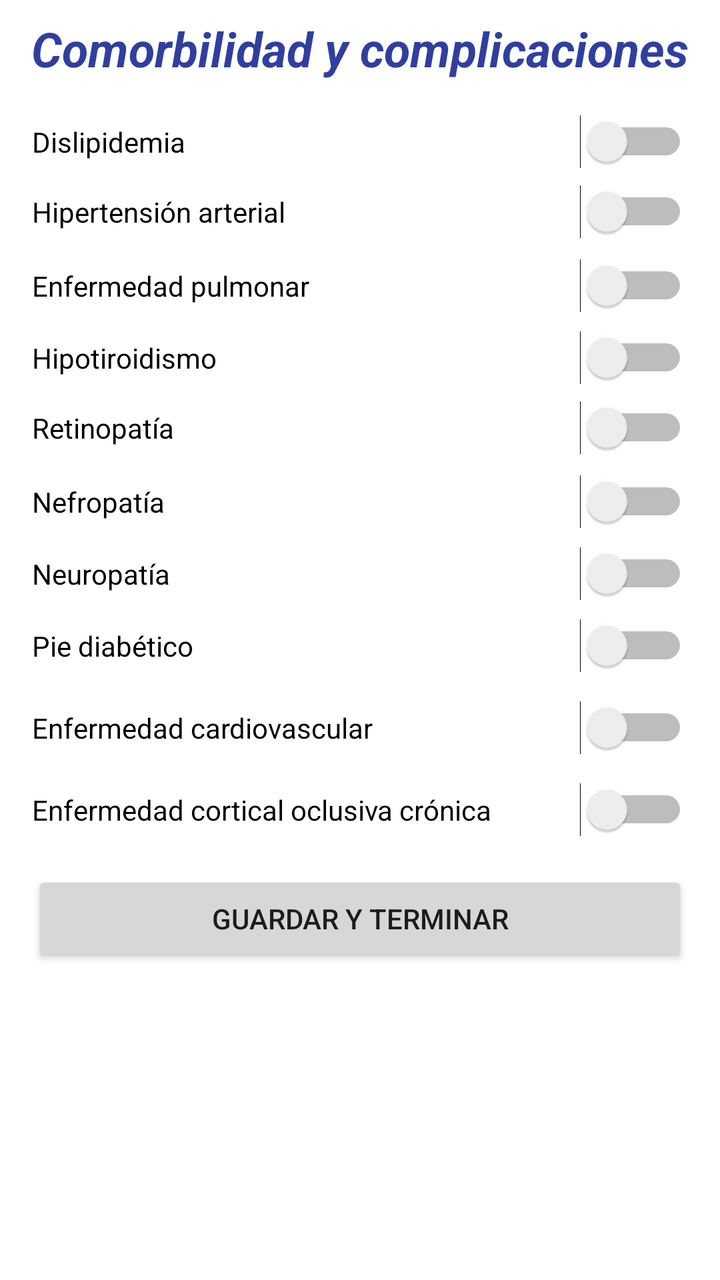
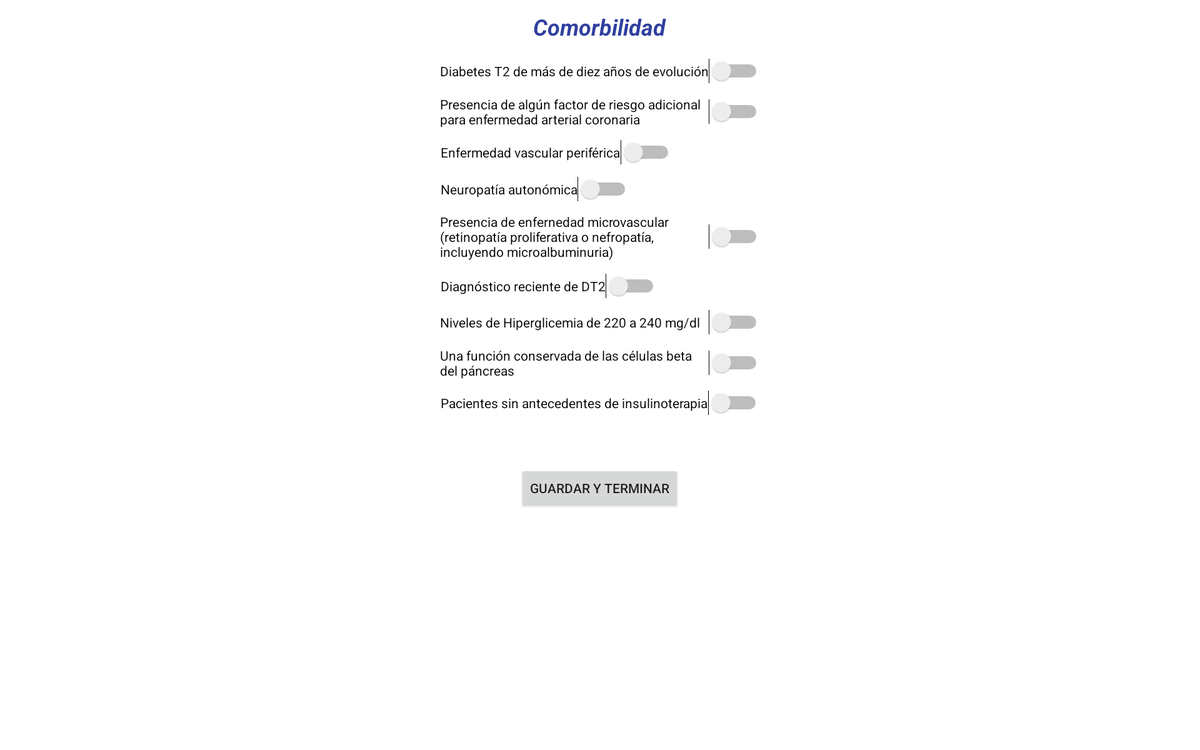

First picture: res/layout/ on a phone held upright. Second picture: the repository's own variant of that layout, on a device whose configuration matches the variant's folder. Source for both follows.
<!-- AndroidManifest.xml: application theme AppTheme -->
<!-- res/layout/activity_comorbilidad.xml -->
<?xml version="1.0" encoding="utf-8"?>
<android.support.constraint.ConstraintLayout xmlns:android="http://schemas.android.com/apk/res/android"
    xmlns:app="http://schemas.android.com/apk/res-auto"
    xmlns:tools="http://schemas.android.com/tools"
    android:layout_width="match_parent"
    android:layout_height="match_parent"
    tools:context="juan.example.com.diabetest2.profesional.Comorbilidad">

    <ScrollView
        android:layout_width="0dp"
        android:layout_height="0dp"
        android:layout_marginBottom="8dp"
        android:layout_marginLeft="8dp"
        android:layout_marginRight="8dp"
        android:layout_marginTop="0dp"
        app:layout_constraintBottom_toBottomOf="parent"
        app:layout_constraintLeft_toLeftOf="parent"
        app:layout_constraintRight_toRightOf="parent"
        app:layout_constraintTop_toTopOf="parent"
        android:layout_marginStart="8dp"
        android:layout_marginEnd="8dp"
        app:layout_constraintHorizontal_bias="0.0"
        app:layout_constraintVertical_bias="0.0">

        <LinearLayout
            android:layout_width="match_parent"
            android:layout_height="match_parent"
            android:orientation="vertical">

            <TextView
                android:id="@+id/textView11"
                android:layout_width="match_parent"
                android:layout_height="wrap_content"
                android:layout_alignParentTop="true"
                android:layout_centerHorizontal="true"
                android:layout_marginBottom="8dp"
                android:layout_marginTop="8dp"
                android:layout_x="87dp"
                android:layout_y="21dp"
                android:text="Comorbilidad y complicaciones"
                android:textAlignment="center"
                android:textColor="@color/colorPrimaryDark"
                android:textSize="24sp"
                android:textStyle="bold|italic"
                app:layout_constraintLeft_toLeftOf="parent"
                app:layout_constraintRight_toRightOf="parent"
                app:layout_constraintTop_toTopOf="parent" />

            <Switch
                android:id="@+id/switch1"
                android:layout_width="match_parent"
                android:layout_height="wrap_content"
                android:layout_below="@+id/textView11"
                android:layout_centerHorizontal="true"
                android:layout_marginEnd="8dp"
                android:layout_marginLeft="8dp"
                android:layout_marginRight="8dp"
                android:layout_marginStart="8dp"
                android:layout_marginTop="9dp"
                android:text="Dislipidemia"
                app:layout_constraintHorizontal_bias="0.196"
                app:layout_constraintLeft_toLeftOf="parent"
                app:layout_constraintRight_toRightOf="parent"
                app:layout_constraintTop_toBottomOf="@+id/textView11" />

            <Switch
                android:id="@+id/switch2"
                android:layout_width="match_parent"
                android:layout_height="wrap_content"
                android:layout_alignEnd="@+id/switch1"
                android:layout_alignLeft="@+id/switch1"
                android:layout_alignRight="@+id/switch1"
                android:layout_alignStart="@+id/switch1"
                android:layout_below="@+id/switch1"
                android:layout_marginEnd="8dp"
                android:layout_marginLeft="8dp"
                android:layout_marginRight="8dp"
                android:layout_marginStart="8dp"
                android:layout_marginTop="8dp"
                android:text="Hipertensión arterial"
                app:layout_constraintHorizontal_bias="0.526"
                app:layout_constraintLeft_toLeftOf="parent"
                app:layout_constraintRight_toRightOf="parent"
                app:layout_constraintTop_toBottomOf="@+id/switch1" />

            <Switch
                android:id="@+id/switch3"
                android:layout_width="match_parent"
                android:layout_height="wrap_content"
                android:layout_alignLeft="@+id/switch9"
                android:layout_alignStart="@+id/switch9"
                android:layout_below="@+id/switch2"
                android:layout_marginEnd="8dp"
                android:layout_marginLeft="8dp"
                android:layout_marginRight="8dp"
                android:layout_marginStart="8dp"
                android:layout_marginTop="10dp"
                android:text="Enfermedad pulmonar"
                app:layout_constraintHorizontal_bias="0.06"
                app:layout_constraintLeft_toLeftOf="parent"
                app:layout_constraintRight_toRightOf="parent"
                app:layout_constraintTop_toBottomOf="@+id/switch2" />

            <Switch
                android:id="@+id/switch4"
                android:layout_width="match_parent"
                android:layout_height="wrap_content"
                android:layout_alignLeft="@+id/switch3"
                android:layout_alignStart="@+id/switch3"
                android:layout_below="@+id/switch3"
                android:layout_marginEnd="8dp"
                android:layout_marginLeft="8dp"
                android:layout_marginRight="8dp"
                android:layout_marginStart="8dp"
                android:layout_marginTop="9dp"
                android:text="Hipotiroidismo"
                app:layout_constraintHorizontal_bias="0.043"
                app:layout_constraintLeft_toLeftOf="parent"
                app:layout_constraintRight_toRightOf="parent"
                app:layout_constraintTop_toBottomOf="@+id/switch3" />

            <Switch
                android:id="@+id/switch5"
                android:layout_width="match_parent"
                android:layout_height="wrap_content"
                android:layout_alignEnd="@+id/switch2"
                android:layout_alignLeft="@+id/switch2"
                android:layout_alignRight="@+id/switch2"
                android:layout_alignStart="@+id/switch2"
                android:layout_below="@+id/switch4"
                android:layout_marginEnd="8dp"
                android:layout_marginLeft="8dp"
                android:layout_marginRight="8dp"
                android:layout_marginStart="8dp"
                android:layout_marginTop="8dp"
                android:text="Retinopatía"
                app:layout_constraintHorizontal_bias="0.333"
                app:layout_constraintLeft_toLeftOf="parent"
                app:layout_constraintRight_toRightOf="parent"
                app:layout_constraintTop_toBottomOf="@+id/switch4" />

            <Switch
                android:id="@+id/switch6"
                android:layout_width="match_parent"
                android:layout_height="wrap_content"
                android:layout_alignLeft="@+id/switch4"
                android:layout_alignStart="@+id/switch4"
                android:layout_below="@+id/switch5"
                android:layout_marginEnd="8dp"
                android:layout_marginLeft="8dp"
                android:layout_marginRight="8dp"
                android:layout_marginStart="8dp"
                android:layout_marginTop="10dp"
                android:text="Nefropatía"
                app:layout_constraintHorizontal_bias="0.052"
                app:layout_constraintLeft_toLeftOf="parent"
                app:layout_constraintRight_toRightOf="parent"
                app:layout_constraintTop_toBottomOf="@+id/switch5" />

            <Switch
                android:id="@+id/switch7"
                android:layout_width="match_parent"
                android:layout_height="wrap_content"
                android:layout_alignEnd="@+id/switch2"
                android:layout_alignLeft="@+id/switch5"
                android:layout_alignRight="@+id/switch2"
                android:layout_alignStart="@+id/switch5"
                android:layout_below="@+id/switch6"
                android:layout_marginEnd="8dp"
                android:layout_marginLeft="8dp"
                android:layout_marginRight="8dp"
                android:layout_marginStart="8dp"
                android:layout_marginTop="9dp"
                android:text="Neuropatía"
                app:layout_constraintHorizontal_bias="0.347"
                app:layout_constraintLeft_toLeftOf="parent"
                app:layout_constraintRight_toRightOf="parent"
                app:layout_constraintTop_toBottomOf="@+id/switch6" />

            <Switch
                android:id="@+id/switch8"
                android:layout_width="match_parent"
                android:layout_height="wrap_content"
                android:layout_alignEnd="@+id/switch7"
                android:layout_alignLeft="@+id/switch7"
                android:layout_alignRight="@+id/switch7"
                android:layout_alignStart="@+id/switch7"
                android:layout_below="@+id/switch7"
                android:layout_marginEnd="8dp"
                android:layout_marginLeft="8dp"
                android:layout_marginRight="8dp"
                android:layout_marginStart="8dp"
                android:layout_marginTop="9dp"
                android:text="Pie diabético"
                app:layout_constraintHorizontal_bias="0.266"
                app:layout_constraintLeft_toLeftOf="parent"
                app:layout_constraintRight_toRightOf="parent"
                app:layout_constraintTop_toBottomOf="@+id/switch7" />

            <Switch
                android:id="@+id/switch9"
                android:layout_width="match_parent"
                android:layout_height="wrap_content"
                android:layout_below="@+id/switch8"
                android:layout_centerHorizontal="true"
                android:layout_marginEnd="8dp"
                android:layout_marginLeft="8dp"
                android:layout_marginRight="8dp"
                android:layout_marginStart="8dp"
                android:layout_marginTop="14dp"
                android:text="Enfermedad cardiovascular"
                app:layout_constraintHorizontal_bias="0.181"
                app:layout_constraintLeft_toLeftOf="parent"
                app:layout_constraintRight_toRightOf="parent"
                app:layout_constraintTop_toBottomOf="@+id/switch8" />

            <Switch
                android:id="@+id/switch10"
                android:layout_width="match_parent"
                android:layout_height="wrap_content"
                android:layout_below="@+id/switch8"
                android:layout_centerHorizontal="true"
                android:layout_marginEnd="8dp"
                android:layout_marginLeft="8dp"
                android:layout_marginRight="8dp"
                android:layout_marginStart="8dp"
                android:layout_marginTop="14dp"
                android:text="Enfermedad cortical oclusiva crónica"
                app:layout_constraintHorizontal_bias="0.181"
                app:layout_constraintLeft_toLeftOf="parent"
                app:layout_constraintRight_toRightOf="parent"
                app:layout_constraintTop_toBottomOf="@+id/switch8" />

            <Button
                android:id="@+id/button5"
                android:layout_width="match_parent"
                android:layout_height="48dp"
                android:layout_below="@+id/switch9"
                android:layout_centerHorizontal="true"
                android:layout_marginEnd="8dp"
                android:layout_marginLeft="8dp"
                android:layout_marginRight="8dp"
                android:layout_marginStart="8dp"
                android:layout_marginTop="17dp"
                android:onClick="procesar"
                android:text="Guardar y terminar"
                app:layout_constraintHorizontal_bias="0.502"
                app:layout_constraintLeft_toLeftOf="parent"
                app:layout_constraintRight_toRightOf="parent"
                app:layout_constraintTop_toBottomOf="@+id/switch9" />
        </LinearLayout>
    </ScrollView>

</android.support.constraint.ConstraintLayout>
<!-- resources referenced by this layout -->
<resources>
  <color name="colorPrimaryDark">#303f9f</color>
  <style name="AppTheme" parent="Theme.AppCompat.Light.DarkActionBar">
          
          <item name="colorPrimary">@color/colorPrimary</item>
          <item name="colorPrimaryDark">@color/colorPrimaryDark</item>
          <item name="colorAccent">@color/colorAccent</item>
          <item name="android:windowBackground">@color/blanco</item>
      </style>
  <color name="colorPrimary">#364ab7</color>
  <color name="colorAccent">#FF4081</color>
  <color name="blanco">#ffffff</color>
</resources>
<!-- res/layout-xlarge/activity_comorbilidad.xml (the repository's variant of the layout above) -->
<!-- drawn on a large tablet held sideways -->
<?xml version="1.0" encoding="utf-8"?>
<RelativeLayout xmlns:android="http://schemas.android.com/apk/res/android"
    xmlns:app="http://schemas.android.com/apk/res-auto"
    xmlns:tools="http://schemas.android.com/tools"
    android:layout_width="match_parent"
    android:layout_height="match_parent"
    tools:context="juan.example.com.diabetest2.profesional.Comorbilidad">

    <TextView
        android:id="@+id/textView11"
        android:layout_width="211dp"
        android:layout_height="wrap_content"
        android:layout_x="87dp"
        android:layout_y="21dp"
        android:text="Comorbilidad"
        android:textAlignment="center"
        android:textColor="@color/colorPrimaryDark"
        android:textSize="24sp"
        android:textStyle="bold|italic"
        android:layout_marginTop="12dp"
        android:layout_alignParentTop="true"
        android:layout_centerHorizontal="true" />

    <Switch
        android:id="@+id/switch1"
        android:layout_width="wrap_content"
        android:layout_height="wrap_content"
        android:layout_marginTop="17dp"
        android:text="Diabetes T2 de más de diez años de evolución"
        android:layout_below="@+id/textView11"
        android:layout_centerHorizontal="true" />

    <Switch
        android:id="@+id/switch2"
        android:layout_width="wrap_content"
        android:layout_height="wrap_content"
        android:layout_marginTop="12dp"
        android:text="Presencia de algún factor de riesgo adicional para enfermedad arterial coronaria"
        android:layout_below="@+id/switch1"
        android:layout_alignLeft="@+id/switch1"
        android:layout_alignStart="@+id/switch1"
        android:layout_alignRight="@+id/switch1"
        android:layout_alignEnd="@+id/switch1" />

    <Switch
        android:id="@+id/switch3"
        android:layout_width="wrap_content"
        android:layout_height="wrap_content"
        android:layout_marginTop="12dp"
        android:text="Enfermedad vascular periférica"
        android:layout_below="@+id/switch2"
        android:layout_alignLeft="@+id/switch9"
        android:layout_alignStart="@+id/switch9" />

    <Switch
        android:id="@+id/switch4"
        android:layout_width="wrap_content"
        android:layout_height="wrap_content"
        android:layout_marginTop="12dp"
        android:text="Neuropatía autonómica"
        android:layout_below="@+id/switch3"
        android:layout_alignLeft="@+id/switch3"
        android:layout_alignStart="@+id/switch3" />

    <Switch
        android:id="@+id/switch5"
        android:layout_width="wrap_content"
        android:layout_height="wrap_content"
        android:text="Presencia de enfernedad microvascular (retinopatía proliferativa o nefropatía, incluyendo microalbuminuria)"
        android:layout_below="@+id/switch4"
        android:layout_alignLeft="@+id/switch2"
        android:layout_alignStart="@+id/switch2"
        android:layout_marginTop="11dp"
        android:layout_alignRight="@+id/switch2"
        android:layout_alignEnd="@+id/switch2" />

    <Switch
        android:id="@+id/switch6"
        android:layout_width="wrap_content"
        android:layout_height="wrap_content"
        android:layout_marginTop="13dp"
        android:text="Diagnóstico reciente de DT2"
        android:layout_below="@+id/switch5"
        android:layout_alignLeft="@+id/switch4"
        android:layout_alignStart="@+id/switch4" />

    <Switch
        android:id="@+id/switch7"
        android:layout_width="wrap_content"
        android:layout_height="wrap_content"
        android:layout_marginTop="11dp"
        android:text="Niveles de Hiperglicemia de 220 a 240 mg/dl"
        android:layout_below="@+id/switch6"
        android:layout_alignRight="@+id/switch2"
        android:layout_alignEnd="@+id/switch2"
        android:layout_alignLeft="@+id/switch5"
        android:layout_alignStart="@+id/switch5" />

    <Switch
        android:id="@+id/switch8"
        android:layout_width="wrap_content"
        android:layout_height="wrap_content"
        android:layout_marginTop="12dp"
        android:text="Una función conservada de las células beta del páncreas"
        android:layout_below="@+id/switch7"
        android:layout_alignLeft="@+id/switch7"
        android:layout_alignStart="@+id/switch7"
        android:layout_alignRight="@+id/switch7"
        android:layout_alignEnd="@+id/switch7" />

    <Switch
        android:id="@+id/switch9"
        android:layout_width="wrap_content"
        android:layout_height="wrap_content"
        android:layout_below="@+id/switch8"
        android:layout_centerHorizontal="true"
        android:layout_marginTop="11dp"
        android:text="Pacientes sin antecedentes de insulinoterapia" />

    <Button
        android:id="@+id/button5"
        android:layout_width="wrap_content"
        android:layout_height="wrap_content"
        android:onClick="abrir"
        android:text="Guardar y terminar"
        android:layout_below="@+id/switch9"
        android:layout_centerHorizontal="true"
        android:layout_marginTop="53dp" />

</RelativeLayout>
